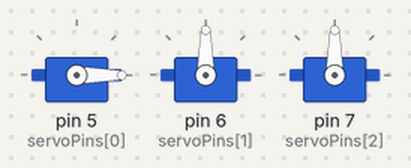
Recording of a sketch running on a simulated Arduino Uno, built with avr-gcc and run on an emulated ATmega328P. Parts: 3 × servo.

Above: at 0.05 s.
At 2.0 s:
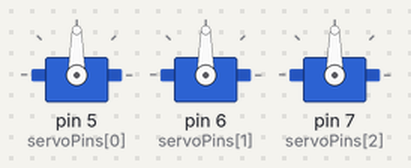
At 3.25 s:
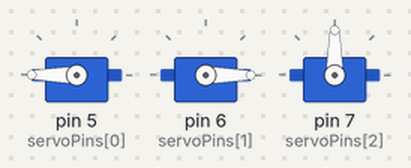
At 4.5 s:
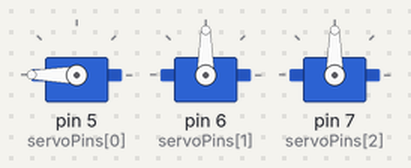
At 6.75 s:
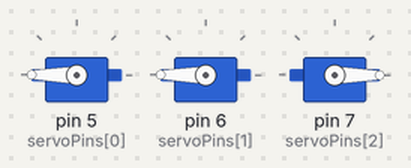
At 9.0 s:
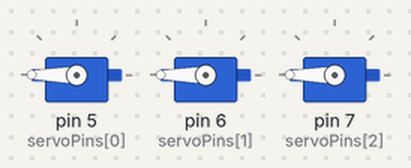
Timing chart, 0 to 11.7 s (numbered marks = the images above):
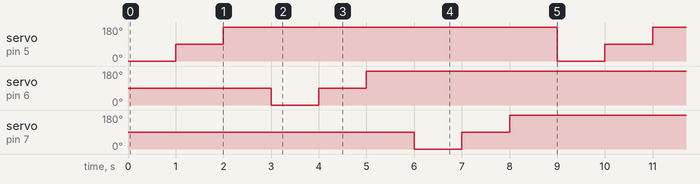

Measured:
- by itself, servo on pin 5 (servoPins[0]): repeats every 9.0 s: 180° 7.0 s, 0° 1.0 s, 90° 1.0 s
- by itself, servo on pin 6 (servoPins[1]), servo on pin 7 (servoPins[2]): repeats every 9.0 s: 90° 1.0 s, 180° 7.0 s, 0° 1.0 s

The sketch:

SR_checking_0_90_180_copy_20240507120331.ino
```cpp
#include <Servo.h>

// Define the number of servos as a constant
const int NUM_SERVOS = 3;

// Define the servo pins as an array
int servoPins[NUM_SERVOS] = {5, 6, 7};

// Create an array of Servo objects
Servo servos[NUM_SERVOS];

void setup() {
  // Attach the servos to their respective pins
  for (int i = 0; i < NUM_SERVOS; i++) {
    servos[i].attach(servoPins[i]);
  }
}

void loop() {
  // Define the angles to move the servos
  int angles[] = {0, 90, 180};

  // Move each servo through the angles
  for (int i = 0; i < NUM_SERVOS; i++) {
    for (int j = 0; j < sizeof(angles) / sizeof(angles[0]); j++) {
      servos[i].write(angles[j]);
      delay(1000);
    }
  }
}
```
